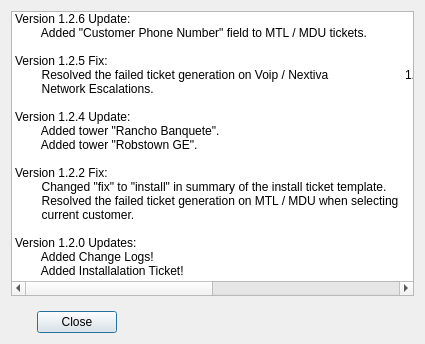
<?xml version="1.0" encoding="UTF-8"?>
<ui version="4.0">
 <class>Changelog</class>
 <widget class="QDialog" name="Changelog">
  <property name="geometry">
   <rect>
    <x>0</x>
    <y>0</y>
    <width>425</width>
    <height>344</height>
   </rect>
  </property>
  <property name="minimumSize">
   <size>
    <width>425</width>
    <height>344</height>
   </size>
  </property>
  <property name="maximumSize">
   <size>
    <width>425</width>
    <height>344</height>
   </size>
  </property>
  <property name="windowTitle">
   <string>Changelog Version 1.2.0</string>
  </property>
  <layout class="QFormLayout" name="formLayout">
   <item row="4" column="0">
    <spacer name="horizontalSpacer">
     <property name="orientation">
      <enum>Qt::Horizontal</enum>
     </property>
     <property name="sizeType">
      <enum>QSizePolicy::Fixed</enum>
     </property>
     <property name="sizeHint" stdset="0">
      <size>
       <width>326</width>
       <height>20</height>
      </size>
     </property>
    </spacer>
   </item>
   <item row="0" column="0" colspan="2">
    <widget class="QListWidget" name="listWidget">
     <property name="minimumSize">
      <size>
       <width>0</width>
       <height>285</height>
      </size>
     </property>
     <property name="verticalScrollBarPolicy">
      <enum>Qt::ScrollBarAsNeeded</enum>
     </property>
     <property name="horizontalScrollBarPolicy">
      <enum>Qt::ScrollBarAsNeeded</enum>
     </property>
     <property name="isWrapping" stdset="0">
      <bool>true</bool>
     </property>
     <item>
      <property name="text">
       <string>Version 1.2.6 Update:</string>
      </property>
     </item>
     <item>
      <property name="text">
       <string>        Added &quot;Customer Phone Number&quot; field to MTL / MDU tickets.</string>
      </property>
     </item>
     <item>
      <property name="text">
       <string/>
      </property>
     </item>
     <item>
      <property name="text">
       <string>Version 1.2.5 Fix:</string>
      </property>
     </item>
     <item>
      <property name="text">
       <string>        Resolved the failed ticket generation on Voip / Nextiva</string>
      </property>
     </item>
     <item>
      <property name="text">
       <string>        Network Escalations.</string>
      </property>
     </item>
     <item>
      <property name="text">
       <string/>
      </property>
     </item>
     <item>
      <property name="text">
       <string>Version 1.2.4 Update:</string>
      </property>
      <property name="textAlignment">
       <set>AlignLeading|AlignVCenter</set>
      </property>
     </item>
     <item>
      <property name="text">
       <string>        Added tower &quot;Rancho Banquete&quot;.</string>
      </property>
     </item>
     <item>
      <property name="text">
       <string>        Added tower &quot;Robstown GE&quot;.</string>
      </property>
     </item>
     <item>
      <property name="text">
       <string/>
      </property>
     </item>
     <item>
      <property name="text">
       <string>Version 1.2.2 Fix:</string>
      </property>
     </item>
     <item>
      <property name="text">
       <string>        Changed &quot;fix&quot; to &quot;install&quot; in summary of the install ticket template.</string>
      </property>
     </item>
     <item>
      <property name="text">
       <string>        Resolved the failed ticket generation on MTL / MDU when selecting</string>
      </property>
     </item>
     <item>
      <property name="text">
       <string>        current customer.</string>
      </property>
     </item>
     <item>
      <property name="text">
       <string/>
      </property>
     </item>
     <item>
      <property name="text">
       <string>Version 1.2.0 Updates:</string>
      </property>
     </item>
     <item>
      <property name="text">
       <string>        Added Change Logs!</string>
      </property>
     </item>
     <item>
      <property name="text">
       <string>        Added Installalation Ticket!</string>
      </property>
     </item>
     <item>
      <property name="text">
       <string>        Added Onsite Ticket!</string>
      </property>
     </item>
     <item>
      <property name="text">
       <string>        Added Network Escalations!</string>
      </property>
     </item>
     <item>
      <property name="text">
       <string>        Added Clear Buttons to Appropriate Tickets!</string>
      </property>
     </item>
     <item>
      <property name="text">
       <string/>
      </property>
     </item>
     <item>
      <property name="text">
       <string>1.2.0 Fixes / Changes:</string>
      </property>
     </item>
     <item>
      <property name="text">
       <string>        Due date reminder checkbox has been added to all appropriate tickets.</string>
      </property>
     </item>
     <item>
      <property name="text">
       <string>        Removed calendar from appropriate tickets.</string>
      </property>
     </item>
     <item>
      <property name="text">
       <string>        Reorganized sonar repair ticket.</string>
      </property>
     </item>
     <item>
      <property name="text">
       <string>        Drop down lists all towers if zone is not selected.</string>
      </property>
     </item>
     <item>
      <property name="text">
       <string>        Added customer package back to appropriate tickets.</string>
      </property>
     </item>
     <item>
      <property name="text">
       <string>        Errors now show up in red in the ticket template.</string>
      </property>
     </item>
     <item>
      <property name="text">
       <string>        Code cleanup.</string>
      </property>
     </item>
    </widget>
   </item>
   <item row="4" column="1">
    <widget class="QPushButton" name="Close">
     <property name="sizePolicy">
      <sizepolicy hsizetype="Fixed" vsizetype="Fixed">
       <horstretch>0</horstretch>
       <verstretch>0</verstretch>
      </sizepolicy>
     </property>
     <property name="text">
      <string>Close</string>
     </property>
    </widget>
   </item>
   <item row="3" column="0">
    <spacer name="verticalSpacer">
     <property name="orientation">
      <enum>Qt::Vertical</enum>
     </property>
     <property name="sizeHint" stdset="0">
      <size>
       <width>20</width>
       <height>40</height>
      </size>
     </property>
    </spacer>
   </item>
  </layout>
 </widget>
 <resources/>
 <connections/>
</ui>
